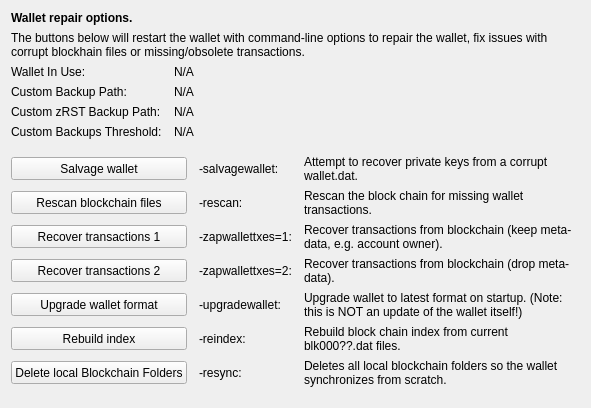
     <widget class="QWidget" name="tab_repair">
      <attribute name="title">
       <string>&amp;Wallet Repair</string>
      </attribute>
      <layout class="QGridLayout" name="gridLayout_4" columnstretch="0,0,0,0">
       <property name="horizontalSpacing">
        <number>12</number>
       </property>
       <item row="0" column="0" colspan="4">
        <widget class="QLabel" name="label_repair_header">
         <property name="font">
          <font>
           <weight>75</weight>
           <bold>true</bold>
          </font>
         </property>
         <property name="text">
          <string>Wallet repair options.</string>
         </property>
        </widget>
       </item>
       <item row="1" column="0" colspan="4">
        <widget class="QLabel" name="label_repair_helptext">
         <property name="font">
          <font>
           <weight>50</weight>
           <bold>false</bold>
          </font>
         </property>
         <property name="text">
          <string>The buttons below will restart the wallet with command-line options to repair the wallet, fix issues with corrupt blockhain files or missing/obsolete transactions.</string>
         </property>
         <property name="wordWrap">
          <bool>true</bool>
         </property>
        </widget>
       </item>
       <item row="2" column="0">
        <widget class="QLabel" name="wallet_path_label">
         <property name="text">
          <string>Wallet In Use:</string>
         </property>
        </widget>
       </item>
       <item row="2" column="1" colspan="3">
        <widget class="QLabel" name="wallet_path">
         <property name="cursor">
          <cursorShape>IBeamCursor</cursorShape>
         </property>
         <property name="text">
          <string>N/A</string>
         </property>
         <property name="textFormat">
          <enum>Qt::PlainText</enum>
         </property>
         <property name="textInteractionFlags">
          <set>Qt::LinksAccessibleByMouse|Qt::TextSelectableByKeyboard|Qt::TextSelectableByMouse</set>
         </property>
        </widget>
       </item>
       <item row="3" column="0">
        <widget class="QLabel" name="wallet_custombackuppath_label">
         <property name="text">
          <string>Custom Backup Path:</string>
         </property>
         <property name="visible">
          <bool>false</bool>
         </property>
        </widget>
       </item>
       <item row="3" column="1" colspan="3">
        <widget class="QLabel" name="wallet_custombackuppath">
         <property name="cursor">
          <cursorShape>IBeamCursor</cursorShape>
         </property>
         <property name="text">
          <string>N/A</string>
         </property>
         <property name="textFormat">
          <enum>Qt::PlainText</enum>
         </property>
         <property name="textInteractionFlags">
          <set>Qt::LinksAccessibleByMouse|Qt::TextSelectableByKeyboard|Qt::TextSelectableByMouse</set>
         </property>
         <property name="visible">
          <bool>false</bool>
         </property>
        </widget>
       </item>
       <item row="4" column="0">
        <widget class="QLabel" name="wallet_customzrstbackuppath_label">
         <property name="text">
          <string>Custom zRST Backup Path:</string>
         </property>
         <property name="visible">
          <bool>false</bool>
         </property>
        </widget>
       </item>
       <item row="4" column="1" colspan="3">
        <widget class="QLabel" name="wallet_customzrstbackuppath">
         <property name="cursor">
          <cursorShape>IBeamCursor</cursorShape>
         </property>
         <property name="text">
          <string>N/A</string>
         </property>
         <property name="textFormat">
          <enum>Qt::PlainText</enum>
         </property>
         <property name="textInteractionFlags">
          <set>Qt::LinksAccessibleByMouse|Qt::TextSelectableByKeyboard|Qt::TextSelectableByMouse</set>
         </property>
         <property name="visible">
          <bool>false</bool>
         </property>
        </widget>
       </item>
       <item row="5" column="0">
        <widget class="QLabel" name="wallet_custombackupthreshold_label">
         <property name="text">
          <string>Custom Backups Threshold:</string>
         </property>
         <property name="visible">
          <bool>false</bool>
         </property>
        </widget>
       </item>
       <item row="5" column="1" colspan="3">
        <widget class="QLabel" name="wallet_custombackupthreshold">
         <property name="cursor">
          <cursorShape>IBeamCursor</cursorShape>
         </property>
         <property name="text">
          <string>N/A</string>
         </property>
         <property name="textFormat">
          <enum>Qt::PlainText</enum>
         </property>
         <property name="textInteractionFlags">
          <set>Qt::LinksAccessibleByMouse|Qt::TextSelectableByKeyboard|Qt::TextSelectableByMouse</set>
         </property>
         <property name="visible">
          <bool>false</bool>
         </property>
        </widget>
       </item>
       <item row="6" column="0">
        <spacer name="verticalSpacer_repair1">
         <property name="orientation">
          <enum>Qt::Vertical</enum>
         </property>
         <property name="sizeHint" stdset="0">
          <size>
           <width>10</width>
           <height>10</height>
          </size>
         </property>
        </spacer>
       </item>
       <item row="7" column="0" colspan="2">
        <widget class="QPushButton" name="btn_salvagewallet">
         <property name="minimumSize">
          <size>
           <width>100</width>
           <height>23</height>
          </size>
         </property>
         <property name="text">
          <string>Salvage wallet</string>
         </property>
        </widget>
       </item>
       <item row="7" column="2">
        <widget class="QLabel" name="label_repair_salvage_command">
         <property name="text">
          <string notr="true">-salvagewallet:</string>
         </property>
        </widget>
       </item>
       <item row="7" column="3">
        <widget class="QLabel" name="label_repair_salvage">
         <property name="text">
          <string>Attempt to recover private keys from a corrupt wallet.dat.</string>
         </property>
         <property name="wordWrap">
          <bool>true</bool>
         </property>
        </widget>
       </item>
       <item row="8" column="0" colspan="2">
        <widget class="QPushButton" name="btn_rescan">
         <property name="minimumSize">
          <size>
           <width>100</width>
           <height>23</height>
          </size>
         </property>
         <property name="text">
          <string>Rescan blockchain files</string>
         </property>
        </widget>
       </item>
       <item row="8" column="2">
        <widget class="QLabel" name="label_repair_rescan_command">
         <property name="text">
          <string notr="true">-rescan:</string>
         </property>
        </widget>
       </item>
       <item row="8" column="3">
        <widget class="QLabel" name="label_repair_rescan">
         <property name="text">
          <string>Rescan the block chain for missing wallet transactions.</string>
         </property>
         <property name="wordWrap">
          <bool>true</bool>
         </property>
        </widget>
       </item>
       <item row="9" column="0" colspan="2">
        <widget class="QPushButton" name="btn_zapwallettxes1">
         <property name="minimumSize">
          <size>
           <width>100</width>
           <height>23</height>
          </size>
         </property>
         <property name="text">
          <string>Recover transactions 1</string>
         </property>
        </widget>
       </item>
       <item row="9" column="2">
        <widget class="QLabel" name="label_repair_zap1_command">
         <property name="text">
          <string notr="true">-zapwallettxes=1:</string>
         </property>
        </widget>
       </item>
       <item row="9" column="3">
        <widget class="QLabel" name="label_repair_zap1">
         <property name="text">
          <string>Recover transactions from blockchain (keep meta-data, e.g. account owner).</string>
         </property>
         <property name="wordWrap">
          <bool>true</bool>
         </property>
        </widget>
       </item>
       <item row="10" column="0" colspan="2">
        <widget class="QPushButton" name="btn_zapwallettxes2">
         <property name="minimumSize">
          <size>
           <width>100</width>
           <height>23</height>
          </size>
         </property>
         <property name="text">
          <string>Recover transactions 2</string>
         </property>
        </widget>
       </item>
       <item row="10" column="2">
        <widget class="QLabel" name="label_repair_zap2_command">
         <property name="text">
          <string notr="true">-zapwallettxes=2:</string>
         </property>
        </widget>
       </item>
       <item row="10" column="3">
        <widget class="QLabel" name="label_repair_zap2">
         <property name="text">
          <string>Recover transactions from blockchain (drop meta-data).</string>
         </property>
         <property name="wordWrap">
          <bool>true</bool>
         </property>
        </widget>
       </item>
       <item row="11" column="0" colspan="2">
        <widget class="QPushButton" name="btn_upgradewallet">
         <property name="minimumSize">
          <size>
           <width>100</width>
           <height>23</height>
          </size>
         </property>
         <property name="text">
          <string>Upgrade wallet format</string>
         </property>
        </widget>
       </item>
       <item row="11" column="2">
        <widget class="QLabel" name="label_repair_upgrade_command">
         <property name="text">
          <string notr="true">-upgradewallet:</string>
         </property>
        </widget>
       </item>
       <item row="11" column="3">
        <widget class="QLabel" name="label_repair_upgrade">
         <property name="text">
          <string>Upgrade wallet to latest format on startup. (Note: this is NOT an update of the wallet itself!)</string>
         </property>
         <property name="wordWrap">
          <bool>true</bool>
         </property>
        </widget>
       </item>
       <item row="12" column="0" colspan="2">
        <widget class="QPushButton" name="btn_reindex">
         <property name="minimumSize">
          <size>
           <width>100</width>
           <height>23</height>
          </size>
         </property>
         <property name="text">
          <string>Rebuild index</string>
         </property>
        </widget>
       </item>
       <item row="12" column="2">
        <widget class="QLabel" name="label_repair_reindex_command">
         <property name="text">
          <string notr="true">-reindex:</string>
         </property>
        </widget>
       </item>
       <item row="12" column="3">
        <widget class="QLabel" name="label_repair_reindex">
         <property name="text">
          <string>Rebuild block chain index from current blk000??.dat files.</string>
         </property>
         <property name="wordWrap">
          <bool>true</bool>
         </property>
        </widget>
       </item>
       <item row="13" column="0" colspan="2">
        <widget class="QPushButton" name="btn_resync">
         <property name="minimumSize">
          <size>
           <width>100</width>
           <height>23</height>
          </size>
         </property>
         <property name="text">
          <string>Delete local Blockchain Folders</string>
         </property>
        </widget>
       </item>
       <item row="13" column="2">
        <widget class="QLabel" name="label_repair_resync_command">
         <property name="text">
          <string>-resync:</string>
         </property>
        </widget>
       </item>
       <item row="13" column="3">
        <widget class="QLabel" name="label_repair_resync">
         <property name="text">
          <string>Deletes all local blockchain folders so the wallet synchronizes from scratch.</string>
         </property>
         <property name="wordWrap">
          <bool>true</bool>
         </property>
        </widget>
       </item>
       <item row="14" column="0">
        <spacer name="verticalSpacer_repair2">
         <property name="orientation">
          <enum>Qt::Vertical</enum>
         </property>
         <property name="sizeHint" stdset="0">
          <size>
           <width>20</width>
           <height>10</height>
          </size>
         </property>
        </spacer>
       </item>
      </layout>
     </widget>
